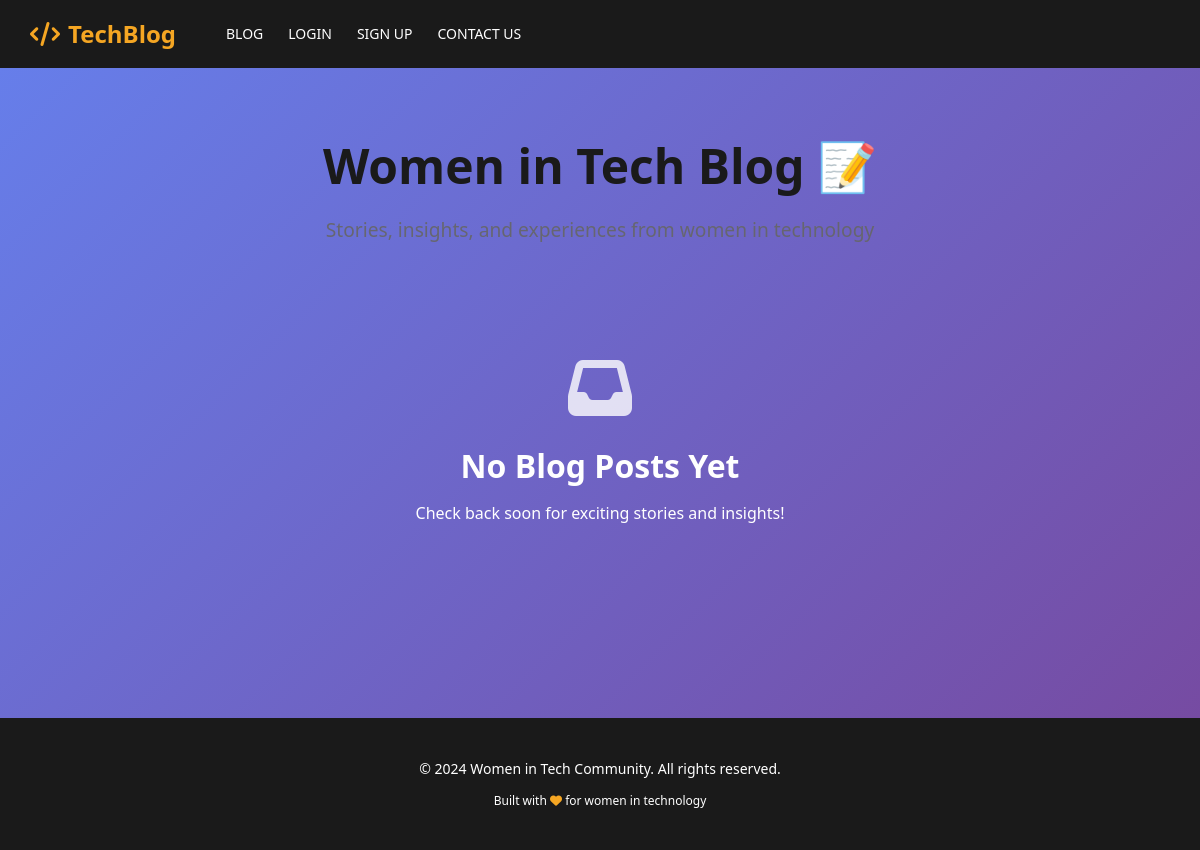
/blog, run on an earlier commit of the app's database.
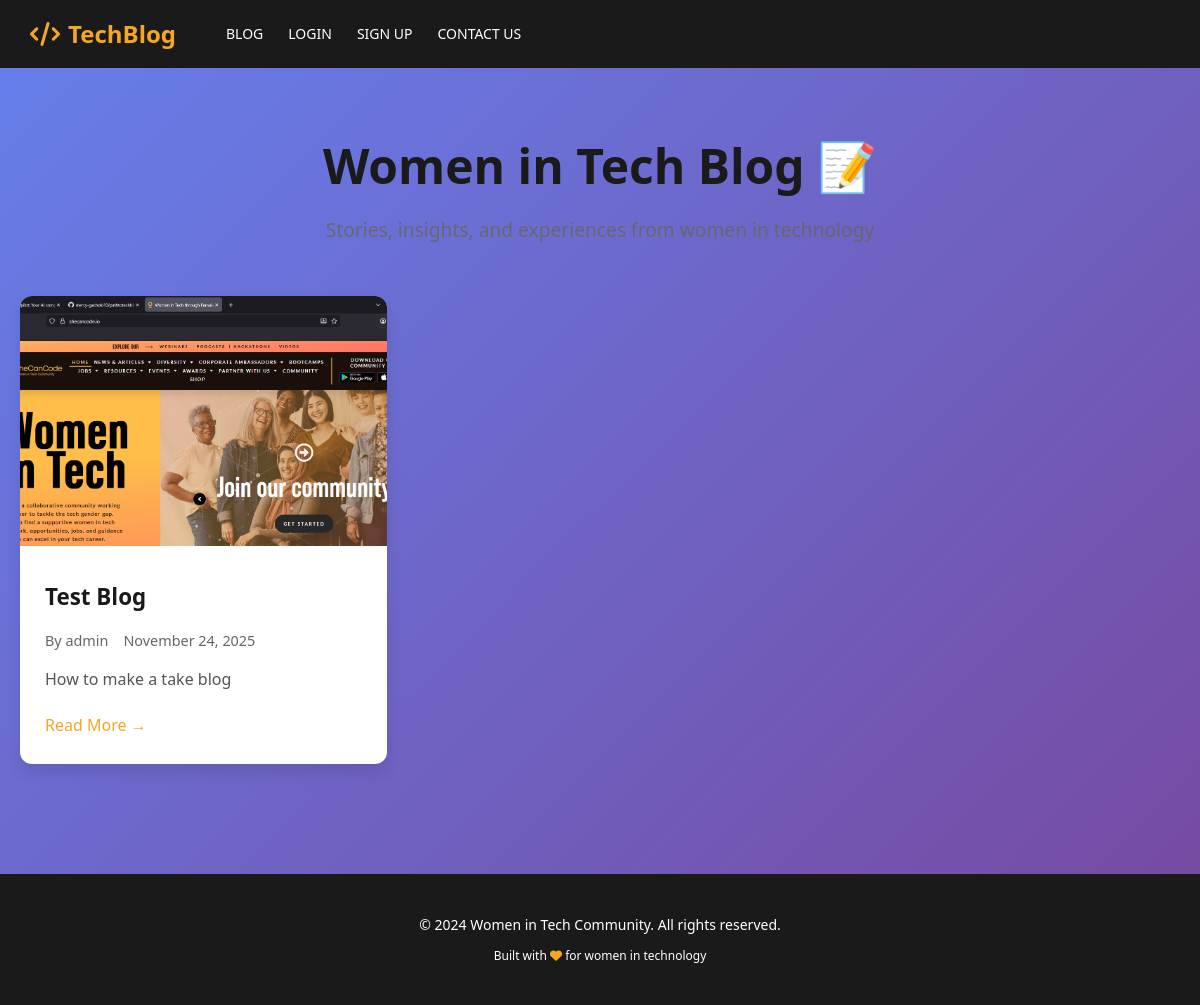
And on a later commit of the database.
### models.py (models this page shows, shortened)
class BlogPost(db.Model):
    id = db.Column(db.Integer, primary_key=True)
    title = db.Column(db.String(200), nullable=False, index=True)
    content = db.Column(db.Text, nullable=False)
    featured_image = db.Column(db.String(255), nullable=True)  # Path to uploaded image
    excerpt = db.Column(db.String(500), nullable=True)  # Short preview of the post
    author_id = db.Column(db.Integer, db.ForeignKey('admin.id'), nullable=False)
    is_published = db.Column(db.Boolean, default=False, index=True)
    created_at = db.Column(db.DateTime, default=datetime.utcnow, index=True)
    updated_at = db.Column(db.DateTime, default=datetime.utcnow, onupdate=datetime.utcnow)
    published_at = db.Column(db.DateTime, nullable=True)  # When post was published

class Admin(UserMixin, db.Model):
    id = db.Column(db.Integer, primary_key=True)
    username = db.Column(db.String(80), unique=True, nullable=False, index=True)
    email = db.Column(db.String(120), unique=True, nullable=False, index=True)
    password = db.Column(db.String(255), nullable=False)
    created_at = db.Column(db.DateTime, default=datetime.utcnow)
    updated_at = db.Column(db.DateTime, default=datetime.utcnow, onupdate=datetime.utcnow)
    blog_posts = db.relationship('BlogPost', backref='author', lazy=True, cascade='all, delete-orphan')

### app.py (the view)
    @app.route('/blog')
    def blog():
        page = request.args.get('page', 1, type=int)
        posts = BlogPost.query.filter_by(is_published=True).order_by(BlogPost.published_at.desc()).paginate(page=page, per_page=10)
        return render_template('blog/blog_list.html', posts=posts)

### templates/blog/blog_list.html (shortened to what this page needs)
{% extends "base.html" %}
{% block content %}
    <section class="blog-section">
        <div class="blog-container">
            <div class="blog-header">
                <h1>Women in Tech Blog 📝</h1>
                <p class="blog-subtitle">Stories, insights, and experiences from women in technology</p>
            </div>
            {% if posts.items %}
                <div class="blog-grid">
                    {% for post in posts.items %}
                        <article class="blog-card">
                            {% if post.featured_image %}
                                <img src="{{ url_for('uploaded_file', filename=post.featured_image.split('/')[-1]) }}" alt="{{ post.title }}" class="blog-card-image">
                            {% else %}
                                <div class="blog-card-image-placeholder">
                                    <i class="fas fa-image"></i>
                                </div>
                            {% endif %}
                            <div class="blog-card-content">
                                <h2><a href="{{ url_for('blog_detail', blog_id=post.id) }}">{{ post.title }}</a></h2>
                                <p class="blog-meta">
                                    <span class="author">By {{ post.author.username }}</span>
                                    <span class="date">{{ post.published_at.strftime('%B %d, %Y') }}</span>
                                </p>
                                <p class="blog-excerpt">
                                    {% if post.excerpt %}
                                        {{ post.excerpt }}
                                    {% else %}
                                        {{ post.content[:200] }}...
                                    {% endif %}
                                </p>
                                <a href="{{ url_for('blog_detail', blog_id=post.id) }}" class="read-more-btn">Read More →</a>
                            </div>
                        </article>
                    {% endfor %}
                </div>
            {% else %}
                <div class="no-posts">
                    <i class="fas fa-inbox"></i>
                    <h2>No Blog Posts Yet</h2>
                    <p>Check back soon for exciting stories and insights!</p>
                </div>
            {% endif %}
        </div>
    </section>
{% endblock %}

### templates/base.html (shortened to what this page needs)
<!DOCTYPE html>
<html lang="en">
<head>
    <link rel="stylesheet" href="{{ url_for('static', filename='css/style.css') }}">
    <link rel="stylesheet" href="https://cdnjs.cloudflare.com/ajax/libs/font-awesome/6.4.0/css/all.min.css">
</head>
<body>
    <nav class="navbar-main">
        <a href="{{ url_for('index') }}" class="logo">
            <i class="fas fa-code"></i> TechBlog
        </a>
        <ul class="nav-links" id="navLinks">
            <li><a href="{{ url_for('blog') }}">BLOG</a></li>
            {% if current_user.is_authenticated %}
                <li class="nav-user-info">
                    <a href="{% if current_user.__class__.__name__ == 'Admin' %}{{ url_for('admin_dashboard') }}{% else %}{{ url_for('user_dashboard') }}{% endif %}" class="welcome-user">
                        Welcome,
                        {% if current_user.__class__.__name__ == 'Admin' %}
                            Admin
                        {% else %}
                            {{ current_user.first_name }}
                        {% endif %}
                    </a>
                </li>
                <li><a href="{{ url_for('logout') }}" class="logout-btn">LOGOUT</a></li>
            {% else %}
                <li><a href="{{ url_for('login') }}">LOGIN</a></li>
                <li><a href="{{ url_for('signup') }}">SIGN UP</a></li>
            {% endif %}
            <li><a href="{{ url_for('contact') }}">CONTACT US</a></li>
        </ul>
    </nav>
    <main class="main-content">
        {% block content %}{% endblock %}
    </main>
    <footer>
        <p>&copy; 2024 Women in Tech Community. All rights reserved.</p>
        <p style="margin-top: 10px; font-size: 12px;">Built with <i class="fas fa-heart" style="color: #f5a623;"></i> for women in technology</p>
    </footer>
</body>
</html>

### static/css/style.css (style rules this page uses)
* { margin: 0; padding: 0; box-sizing: border-box; }
html { scroll-behavior: smooth; height: 100%; }
body { font-family: 'Segoe UI', Tahoma, Geneva, Verdana, sans-serif; color: #333; background-color: #fafafa; line-height: 1.6; display: flex; flex-direction: column; min-height: 100vh; }
a { text-decoration: none; color: inherit; }
.navbar-main { background-color: #1a1a1a; display: flex; align-items: center; justify-content: space-between; padding: 15px 30px; position: sticky; top: 0; z-index: 100; flex-wrap: wrap; gap: 20px; }
.logo { color: #f5a623; font-size: 24px; font-weight: bold; text-decoration: none; display: flex; align-items: center; gap: 8px; white-space: nowrap; }
.nav-links { display: flex; list-style: none; gap: 25px; flex: 1; margin-left: 30px; }
.nav-links a { color: white; text-decoration: none; font-weight: 500; font-size: 14px; transition: color 0.3s; white-space: nowrap; }
.blog-section { padding: 60px 20px; background-color: #fff; }
.blog-container { max-width: 1000px; margin: 0 auto; }
.blog-container h1 { color: #1a1a1a; font-size: 36px; margin-bottom: 10px; font-weight: 700; }
.blog-subtitle { color: #666; margin-bottom: 40px; font-size: 16px; }
.main-content { flex: 1; }
footer { background-color: #1a1a1a; color: white; padding: 40px 30px; text-align: center; margin-top: auto; width: 100%; }
footer p { font-size: 14px; }

### templates/blog/blog_list.html (style rules this page uses)
.blog-section { padding: 60px 20px; background: linear-gradient(135deg, #667eea 0%, #764ba2 100%); min-height: calc(100vh - 150px); }
.blog-container { max-width: 1200px; margin: 0 auto; }
.blog-header { text-align: center; color: white; margin-bottom: 50px; }
.blog-header h1 { font-size: 3rem; margin-bottom: 10px; }
.blog-subtitle { font-size: 1.2rem; opacity: 0.9; }
.blog-grid { display: grid; grid-template-columns: repeat(auto-fill, minmax(320px, 1fr)); gap: 30px; margin-bottom: 50px; }
.blog-card { background: white; border-radius: 12px; overflow: hidden; box-shadow: 0 8px 16px rgba(0, 0, 0, 0.1); transition: transform 0.3s ease, box-shadow 0.3s ease; }
.blog-card-image { width: 100%; height: 250px; object-fit: cover; }
.blog-card-content { padding: 25px; }
.blog-card-content h2 { margin: 0 0 15px 0; font-size: 1.4rem; color: #1a1a1a; }
.blog-card-content h2 a { color: #1a1a1a; text-decoration: none; transition: color 0.3s ease; }
.blog-meta { display: flex; gap: 15px; font-size: 0.9rem; color: #666; margin-bottom: 15px; flex-wrap: wrap; }
.blog-excerpt { color: #555; line-height: 1.6; margin-bottom: 20px; display: -webkit-box; -webkit-line-clamp: 3; -webkit-box-orient: vertical; overflow: hidden; }
.read-more-btn { display: inline-block; color: #f5a623; text-decoration: none; font-weight: 500; transition: color 0.3s ease; }

What changed in the data, as far as the page shows it:
added BlogPost: featured_image (picture), title "Test Blog", author.username "admin", published_at "November 24, 2025", excerpt "How to make a take blog"
Also different on the page:
text no longer shown: "No Blog Posts Yet Check back soon for exciting stories and insights!"
